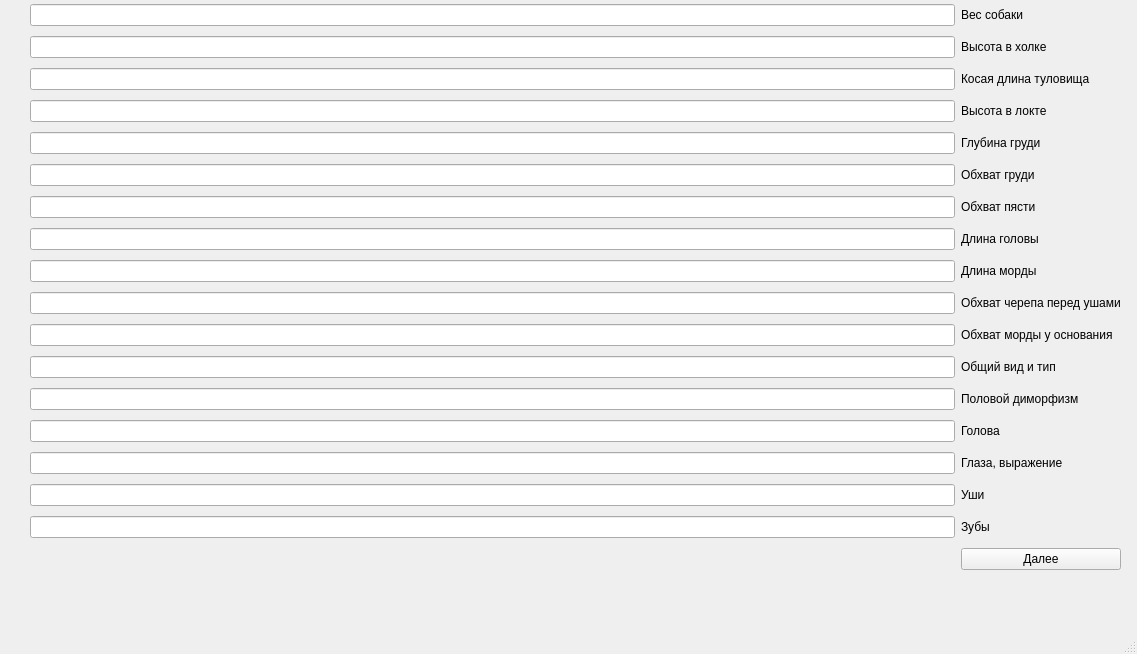
<?xml version="1.0" encoding="UTF-8"?>
<ui version="4.0">
 <class>MainWindow</class>
 <widget class="QMainWindow" name="MainWindow">
  <property name="geometry">
   <rect>
    <x>0</x>
    <y>0</y>
    <width>1137</width>
    <height>654</height>
   </rect>
  </property>
  <property name="windowTitle">
   <string>MainWindow</string>
  </property>
  <widget class="QWidget" name="centralwidget">
   <widget class="QWidget" name="layoutWidget">
    <property name="geometry">
     <rect>
      <x>30</x>
      <y>0</y>
      <width>1091</width>
      <height>581</height>
     </rect>
    </property>
    <layout class="QGridLayout" name="gridLayout">
     <item row="14" column="1">
      <widget class="QLabel" name="label_25">
       <property name="text">
        <string>Глаза, выражение</string>
       </property>
      </widget>
     </item>
     <item row="0" column="1">
      <widget class="QLabel" name="label_11">
       <property name="text">
        <string>Вес собаки</string>
       </property>
      </widget>
     </item>
     <item row="6" column="0">
      <widget class="QLineEdit" name="lineEdit_17"/>
     </item>
     <item row="8" column="0">
      <widget class="QLineEdit" name="lineEdit_19"/>
     </item>
     <item row="9" column="1">
      <widget class="QLabel" name="label_20">
       <property name="text">
        <string>Обхват черепа перед ушами</string>
       </property>
      </widget>
     </item>
     <item row="14" column="0">
      <widget class="QLineEdit" name="lineEdit_25"/>
     </item>
     <item row="2" column="0">
      <widget class="QLineEdit" name="lineEdit_13"/>
     </item>
     <item row="6" column="1">
      <widget class="QLabel" name="label_17">
       <property name="text">
        <string>Обхват пясти</string>
       </property>
      </widget>
     </item>
     <item row="1" column="1">
      <widget class="QLabel" name="label_12">
       <property name="text">
        <string>Высота в холке</string>
       </property>
      </widget>
     </item>
     <item row="12" column="1">
      <widget class="QLabel" name="label_23">
       <property name="text">
        <string>Половой диморфизм</string>
       </property>
      </widget>
     </item>
     <item row="3" column="1">
      <widget class="QLabel" name="label_14">
       <property name="text">
        <string>Высота в локте</string>
       </property>
      </widget>
     </item>
     <item row="3" column="0">
      <widget class="QLineEdit" name="lineEdit_14"/>
     </item>
     <item row="7" column="0">
      <widget class="QLineEdit" name="lineEdit_18"/>
     </item>
     <item row="15" column="0">
      <widget class="QLineEdit" name="lineEdit_26"/>
     </item>
     <item row="0" column="0">
      <widget class="QLineEdit" name="lineEdit_11"/>
     </item>
     <item row="4" column="1">
      <widget class="QLabel" name="label_15">
       <property name="text">
        <string>Глубина груди</string>
       </property>
      </widget>
     </item>
     <item row="5" column="1">
      <widget class="QLabel" name="label_16">
       <property name="text">
        <string>Обхват груди</string>
       </property>
      </widget>
     </item>
     <item row="17" column="1">
      <widget class="QPushButton" name="pushButton">
       <property name="text">
        <string>Далее</string>
       </property>
      </widget>
     </item>
     <item row="13" column="0">
      <widget class="QLineEdit" name="lineEdit_24"/>
     </item>
     <item row="15" column="1">
      <widget class="QLabel" name="label_26">
       <property name="text">
        <string>Уши</string>
       </property>
      </widget>
     </item>
     <item row="11" column="1">
      <widget class="QLabel" name="label_22">
       <property name="text">
        <string>Общий вид и тип</string>
       </property>
      </widget>
     </item>
     <item row="2" column="1">
      <widget class="QLabel" name="label_13">
       <property name="text">
        <string>Косая длина туловища</string>
       </property>
      </widget>
     </item>
     <item row="16" column="0">
      <widget class="QLineEdit" name="lineEdit_27"/>
     </item>
     <item row="12" column="0">
      <widget class="QLineEdit" name="lineEdit_23"/>
     </item>
     <item row="11" column="0">
      <widget class="QLineEdit" name="lineEdit_22"/>
     </item>
     <item row="9" column="0">
      <widget class="QLineEdit" name="lineEdit_20"/>
     </item>
     <item row="13" column="1">
      <widget class="QLabel" name="label_24">
       <property name="text">
        <string>Голова</string>
       </property>
      </widget>
     </item>
     <item row="16" column="1">
      <widget class="QLabel" name="label_27">
       <property name="text">
        <string>Зубы</string>
       </property>
      </widget>
     </item>
     <item row="1" column="0">
      <widget class="QLineEdit" name="lineEdit_12"/>
     </item>
     <item row="10" column="0">
      <widget class="QLineEdit" name="lineEdit_21"/>
     </item>
     <item row="7" column="1">
      <widget class="QLabel" name="label_18">
       <property name="text">
        <string>Длина головы</string>
       </property>
      </widget>
     </item>
     <item row="5" column="0">
      <widget class="QLineEdit" name="lineEdit_16"/>
     </item>
     <item row="10" column="1">
      <widget class="QLabel" name="label_21">
       <property name="text">
        <string>Обхват морды у основания</string>
       </property>
      </widget>
     </item>
     <item row="4" column="0">
      <widget class="QLineEdit" name="lineEdit_15"/>
     </item>
     <item row="8" column="1">
      <widget class="QLabel" name="label_19">
       <property name="text">
        <string>Длина морды</string>
       </property>
      </widget>
     </item>
    </layout>
   </widget>
  </widget>
  <widget class="QStatusBar" name="statusbar"/>
  <widget class="QMenuBar" name="menubar">
   <property name="geometry">
    <rect>
     <x>0</x>
     <y>0</y>
     <width>1137</width>
     <height>25</height>
    </rect>
   </property>
  </widget>
 </widget>
 <resources/>
 <connections/>
</ui>
